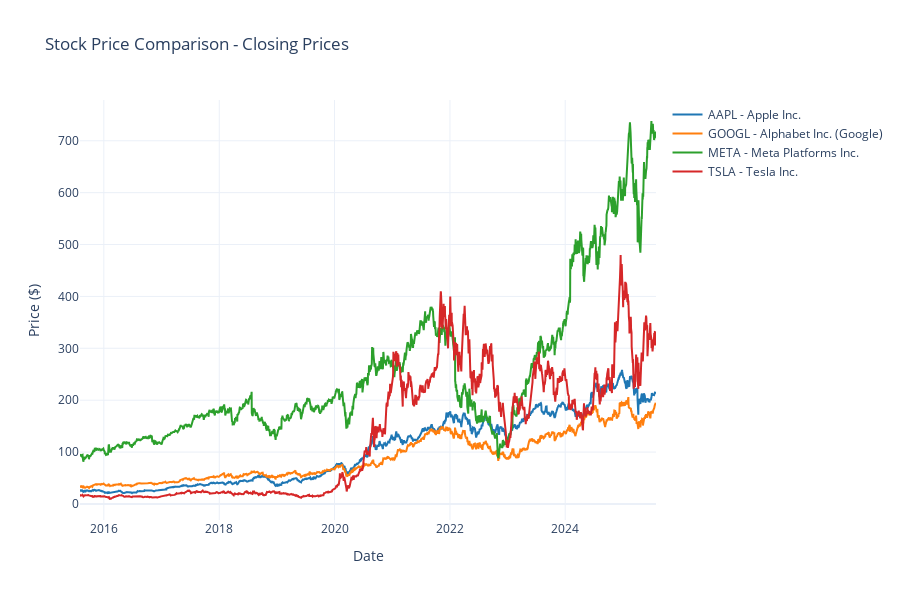

The notebook cell saved with this chart:
### Markdown cell above
## 3. Price Trend Visualization <a id="price-trends"></a>

Now let's visualize the price trends for all stocks to understand their behavior over time.

### Code cell
# Create interactive price comparison chart
fig = go.Figure()

colors = ['#1f77b4', '#ff7f0e', '#2ca02c', '#d62728']

for i, symbol in enumerate(symbols):
    if symbol in stock_data:
        data = stock_data[symbol]
        # Get date column
        if 'timestamp' in data.columns:
            date_col = data['timestamp']
        elif 'Date' in data.columns:
            date_col = data['Date']
        else:
            date_col = data.index
            
        fig.add_trace(go.Scatter(
            x=date_col,
            y=data['close'],
            mode='lines',
            name=f'{symbol} - {company_names[symbol]}',
            line=dict(color=colors[i], width=2),
            hovertemplate=f'<b>{symbol}</b><br>' +
                         'Date: %{x}<br>' +
                         'Price: $%{y:.2f}<extra></extra>'
        ))

fig.update_layout(
    title='Stock Price Comparison - Closing Prices',
    xaxis_title='Date',
    yaxis_title='Price ($)',
    height=600,
    hovermode='x unified',
    template='plotly_white'
)

fig.show()

### Figure 1 — Plotly figure (JSON) as saved in the notebook; plotly's stock layout.template omitted (floating-point values rounded to 4 significant figures; data arrays with more than 128 entries replaced by an {"elided": "..."} marker saying what was removed)
{"data": [{"hovertemplate": "<b>AAPL</b><br>Date: %{x}<br>Price: $%{y:.2f}<extra></extra>", "line": {"color": "#1f77b4", "width": 2}, "mode": "lines", "name": "AAPL - Apple Inc.", "type": "scatter", "x": {"elided": "2512 str values"}, "y": {"elided": "2512 float values"}}, {"hovertemplate": "<b>GOOGL</b><br>Date: %{x}<br>Price: $%{y:.2f}<extra></extra>", "line": {"color": "#ff7f0e", "width": 2}, "mode": "lines", "name": "GOOGL - Alphabet Inc. (Google)", "type": "scatter", "x": {"elided": "2512 str values"}, "y": {"elided": "2512 float values"}}, {"hovertemplate": "<b>META</b><br>Date: %{x}<br>Price: $%{y:.2f}<extra></extra>", "line": {"color": "#2ca02c", "width": 2}, "mode": "lines", "name": "META - Meta Platforms Inc.", "type": "scatter", "x": {"elided": "2512 str values"}, "y": {"elided": "2512 float values"}}, {"hovertemplate": "<b>TSLA</b><br>Date: %{x}<br>Price: $%{y:.2f}<extra></extra>", "line": {"color": "#d62728", "width": 2}, "mode": "lines", "name": "TSLA - Tesla Inc.", "type": "scatter", "x": {"elided": "2512 str values"}, "y": {"elided": "2512 float values"}}], "layout": {"height": 600, "hovermode": "x unified", "title": {"text": "Stock Price Comparison - Closing Prices"}, "xaxis": {"title": {"text": "Date"}}, "yaxis": {"title": {"text": "Price ($)"}}}}
